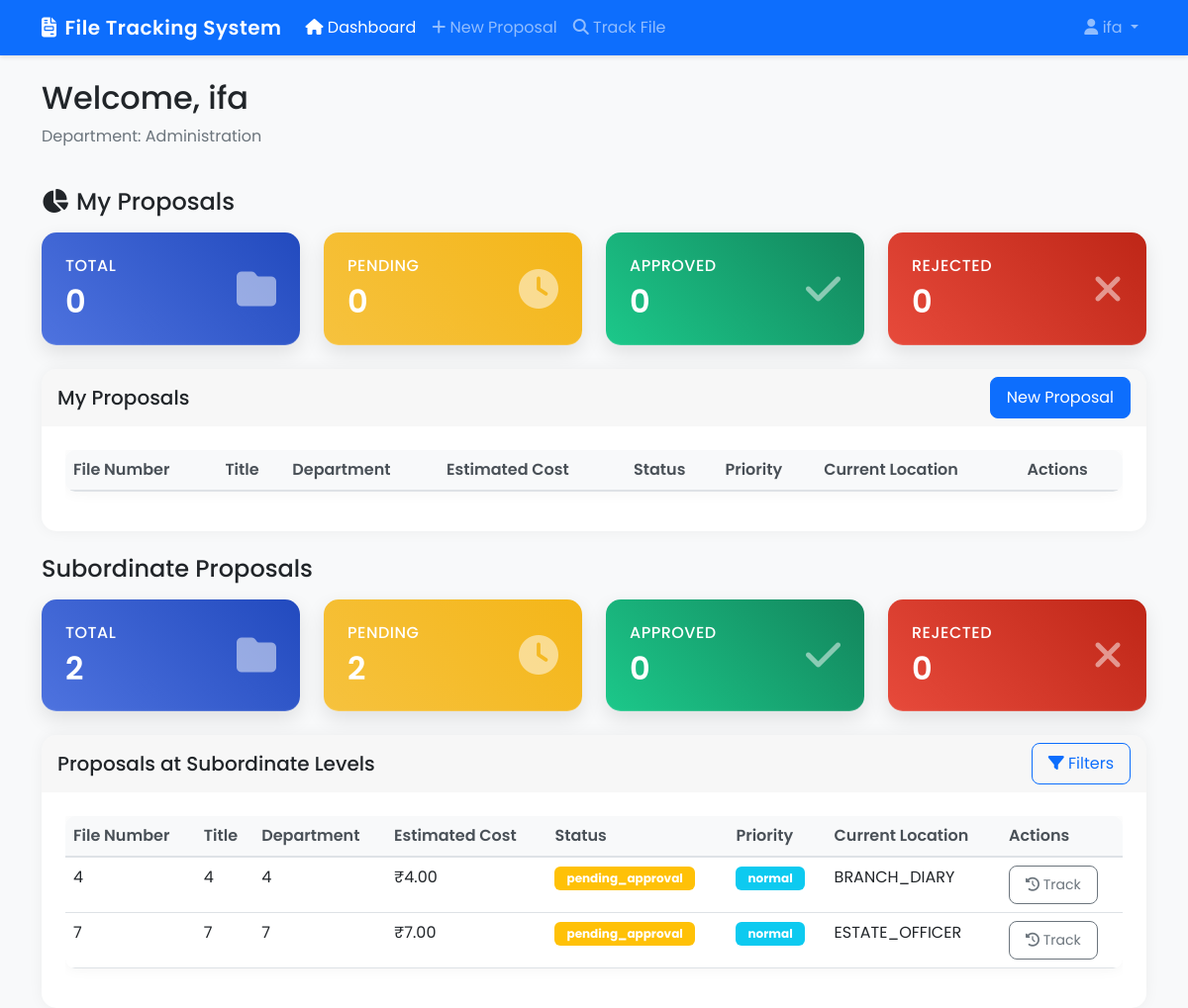
The page /dashboard (signed in) on the database as committed earlier.
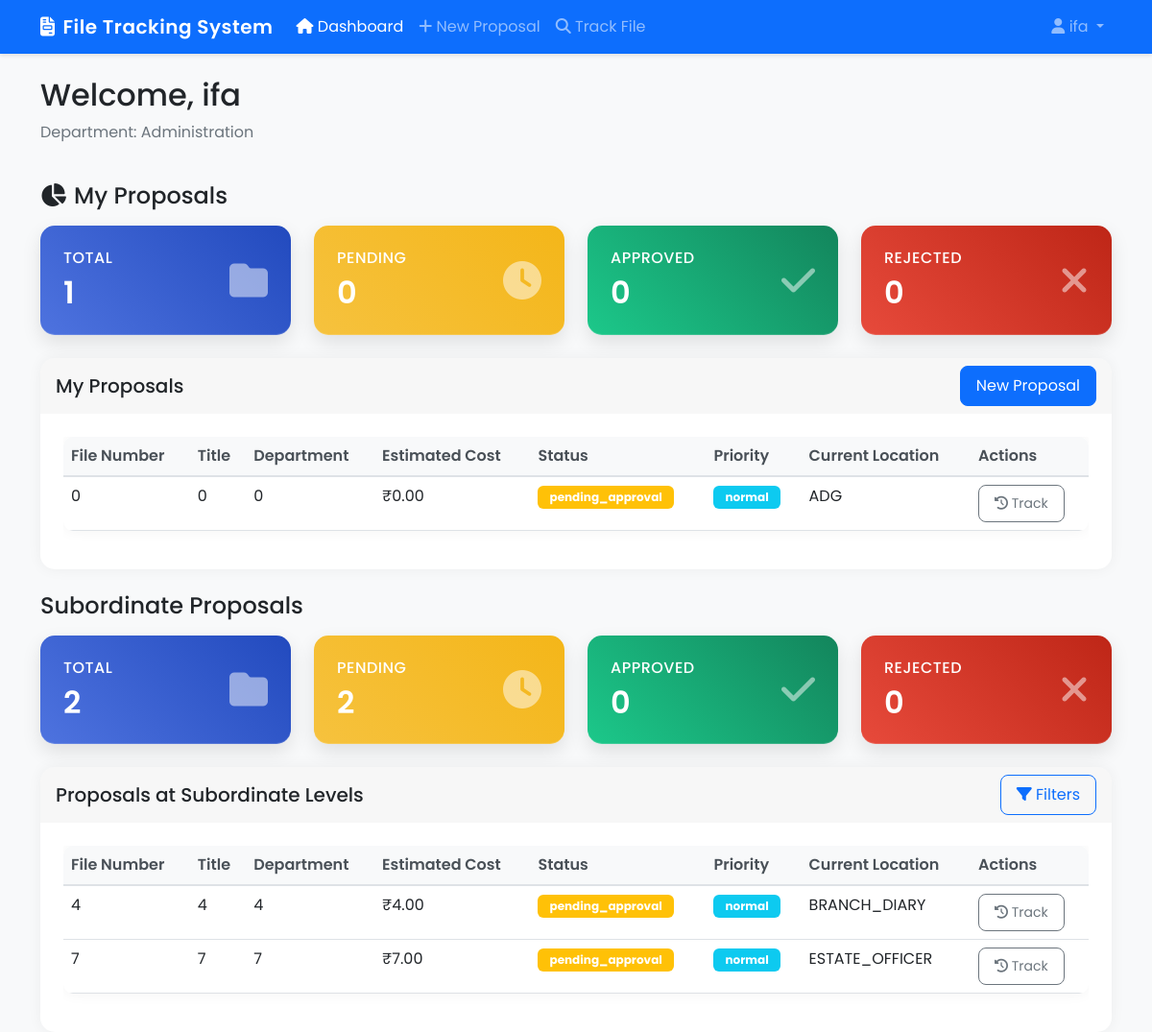
The same page on the database as committed later.
### app/models/proposal.py (models this page shows)
class Proposal(db.Model):
    __tablename__ = 'proposals'
    STATUS_PENDING = 'pending_approval'
    STATUS_APPROVED = 'approved'
    STATUS_REJECTED = 'rejected'
    id = db.Column(db.Integer, primary_key=True)
    file_number = db.Column(db.String(50), unique=True, nullable=False)
    title = db.Column(db.String(200), nullable=False)
    description = db.Column(db.Text)
    department = db.Column(db.String(100))
    estimated_cost = db.Column(db.Float)
    priority = db.Column(db.String(20))
    current_status = db.Column(db.String(50), default=STATUS_PENDING)
    current_location = db.Column(db.String(50))  # Role name of current handler
    originator_id = db.Column(db.Integer, db.ForeignKey('users.id'))
    created_at = db.Column(db.DateTime, default=datetime.utcnow)
    updated_at = db.Column(db.DateTime, default=datetime.utcnow, onupdate=datetime.utcnow)
    movements = db.relationship('FileMovement', backref='proposal', lazy=True)
    documents = db.relationship('Document', backref='proposal', lazy=True)
    originator = db.relationship('User', foreign_keys=[originator_id], backref='proposals')

### app/routes/main.py (the view)
@main_bp.route('/dashboard')
@login_required
def dashboard():
    subordinate_roles = get_subordinate_roles(current_user.role.name)
    print(f"Current Role: {current_user.role.name}")
    print(f"Subordinate Roles: {subordinate_roles}")
    direct_proposals = Proposal.query.filter(
        db.or_(
            Proposal.originator_id == current_user.id,
            Proposal.current_location == current_user.role.name
        )
    ).order_by(Proposal.updated_at.desc()).all()
    print(f"Direct Proposals: {len(direct_proposals)}")
    subordinate_proposals = []
    subordinate_counts = {}
    if subordinate_roles:
        subordinate_query = Proposal.query.filter(
            Proposal.current_location.in_(subordinate_roles)
        )
        print(f"Subordinate Query: {str(subordinate_query)}")
        subordinate_proposals = subordinate_query.order_by(
            Proposal.current_location,
            Proposal.updated_at.desc()
        ).all()
        print(f"Subordinate Proposals: {len(subordinate_proposals)}")
        for role in subordinate_roles:
            role_proposals = [p for p in subordinate_proposals if p.current_location == role]
            if role_proposals:
                subordinate_counts[role] = {
                    'total': len(role_proposals),
                    'pending': sum(1 for p in role_proposals if p.current_status == 'pending_approval'),
                    'approved': sum(1 for p in role_proposals if p.current_status == 'approved'),
                    'rejected': sum(1 for p in role_proposals if p.current_status == 'rejected')
                }
                print(f"Role {role} stats: {subordinate_counts[role]}")
    direct_total = len(direct_proposals)
    direct_pending = sum(1 for p in direct_proposals
                        if p.current_status == 'pending_approval'
                        and p.current_location == current_user.role.name)
    direct_approved = sum(1 for p in direct_proposals
                         if p.current_status == 'approved')
    direct_rejected = sum(1 for p in direct_proposals
                         if p.current_status == 'rejected')
    subordinate_total = len(subordinate_proposals)
    subordinate_pending = sum(1 for p in subordinate_proposals
                            if p.current_status == 'pending_approval')
    subordinate_approved = sum(1 for p in subordinate_proposals
                             if p.current_status == 'approved')
    subordinate_rejected = sum(1 for p in subordinate_proposals
                             if p.current_status == 'rejected')
    available_roles = [
        {'name': 'DG', 'title': 'Director General'},
        {'name': 'ADG', 'title': 'Additional Director General'},
        {'name': 'DIG', 'title': 'DIG (Works)'},
        {'name': 'SE', 'title': 'Superintending Engineer'},
        {'name': 'EE', 'title': 'Executive Engineer'},
        {'name': 'IFA', 'title': 'Internal Financial Advisor'},
        {'name': 'Budget_Officer', 'title': 'Budget Officer'},
        {'name': 'Estate_Officer', 'title': 'Estate Officer'},
        {'name': 'Branch_Diary', 'title': 'Branch Diary'}
    ]
    role_titles = {role['name']: role['title'] for role in available_roles}
    return render_template('dashboard.html',
                         direct_proposals=direct_proposals,
                         subordinate_proposals=subordinate_proposals,
                         direct_total=direct_total,
                         direct_pending=direct_pending,
                         direct_approved=direct_approved,
                         direct_rejected=direct_rejected,
                         subordinate_total=subordinate_total,
                         subordinate_pending=subordinate_pending,
                         subordinate_approved=subordinate_approved,
                         subordinate_rejected=subordinate_rejected,
                         subordinate_counts=subordinate_counts,
                         subordinate_roles=subordinate_roles,
                         available_roles=available_roles,
                         role_titles=role_titles)

### app/__init__.py (called while the page is built)
@login_manager.user_loader
def load_user(user_id):
    from app.models.user import User
    return User.query.get(int(user_id))

### app/utils/hierarchy.py (called while the page is built)
def get_subordinate_roles(role_name):
    if not role_name:
        return []
    subordinates = []
    role_name = role_name.upper()
    def get_subordinates(current_role):
        for role, superiors in ROLE_HIERARCHY.items():
            if current_role in superiors:
                subordinates.append(role)
                get_subordinates(role)
    get_subordinates(role_name)
    return subordinates

### app/templates/dashboard.html (shortened to what the changed rows need)
{% extends "base.html" %}
{% block content %}
<div class="container">
    <div class="row mb-4">
        <div class="col">
            <h2>Welcome, {{ current_user.username }}</h2>
        </div>
    </div>
    <div class="row mb-4">
        <div class="col-md-3">
            <div class="card bg-gradient-primary text-white">
                <div class="card-body">
                    <div class="d-flex justify-content-between align-items-center">
                        <div>
                            <h6 class="card-title mb-0">Total</h6>
                            <h2 class="mt-2 mb-0">{{ direct_total }}</h2>
                        </div>
                    </div>
                </div>
            </div>
        </div>
        <div class="col-md-3">
            <div class="card bg-gradient-warning text-white">
                <div class="card-body">
                    <div class="d-flex justify-content-between align-items-center">
                        <div>
                            <h2 class="mt-2 mb-0">{{ direct_pending }}</h2>
                        </div>
                    </div>
                </div>
            </div>
        </div>
        <div class="col-md-3">
            <div class="card bg-gradient-success text-white">
                <div class="card-body">
                    <div class="d-flex justify-content-between align-items-center">
                        <div>
                            <h2 class="mt-2 mb-0">{{ direct_approved }}</h2>
                        </div>
                    </div>
                </div>
            </div>
        </div>
        <div class="col-md-3">
            <div class="card bg-gradient-danger text-white">
                <div class="card-body">
                    <div class="d-flex justify-content-between align-items-center">
                        <div>
                            <h2 class="mt-2 mb-0">{{ direct_rejected }}</h2>
                        </div>
                    </div>
                </div>
            </div>
        </div>
    </div>
    <div class="card mb-4">
        <div class="card-body">
            {% include 'dashboard/_proposals_table.html' with context %}
        </div>
    </div>
    {% if subordinate_proposals %}
    <div class="row mb-4">
        <div class="col-md-3">
            <div class="card bg-gradient-primary text-white">
                <div class="card-body">
                    <div class="d-flex justify-content-between align-items-center">
                        <div>
                            <h2 class="mt-2 mb-0">{{ subordinate_total }}</h2>
                        </div>
                    </div>
                </div>
            </div>
        </div>
        <div class="col-md-3">
            <div class="card bg-gradient-warning text-white">
                <div class="card-body">
                    <div class="d-flex justify-content-between align-items-center">
                        <div>
                            <h2 class="mt-2 mb-0">{{ subordinate_pending }}</h2>
                        </div>
                    </div>
                </div>
            </div>
        </div>
        <div class="col-md-3">
            <div class="card bg-gradient-success text-white">
                <div class="card-body">
                    <div class="d-flex justify-content-between align-items-center">
                        <div>
                            <h2 class="mt-2 mb-0">{{ subordinate_approved }}</h2>
                        </div>
                    </div>
                </div>
            </div>
        </div>
        <div class="col-md-3">
            <div class="card bg-gradient-danger text-white">
                <div class="card-body">
                    <div class="d-flex justify-content-between align-items-center">
                        <div>
                            <h2 class="mt-2 mb-0">{{ subordinate_rejected }}</h2>
                        </div>
                    </div>
                </div>
            </div>
        </div>
    </div>
    <div class="card">
        <div class="card-body">
            <div class="table-responsive">
                <table class="table table-hover" id="subordinateTable">
                    <thead>
                        <tr>
                            <th>File Number</th>
                            <th>Title</th>
                            <th>Department</th>
                            <th>Estimated Cost</th>
                            <th>Status</th>
                            <th>Priority</th>
                            <th>Current Location</th>
                            <th>Actions</th>
                        </tr>
                    </thead>
                    <tbody>
                        {% for proposal in subordinate_proposals %}
                        <tr>
                            <td>{{ proposal.file_number }}</td>
                            <td>{{ proposal.title }}</td>
                            <td>{{ proposal.department }}</td>
                            <td>₹{{ "%.2f"|format(proposal.estimated_cost) }}</td>
                            <td>
                                <span class="badge bg-{{ 'success' if proposal.current_status == 'approved'
                                                    else 'danger' if proposal.current_status == 'rejected'
                                                    else 'warning' }}">
                                    {{ proposal.current_status }}
                                </span>
                            </td>
                            <td>
                                <span class="badge bg-{{ 'danger' if proposal.priority == 'urgent'
                                                    else 'warning' if proposal.priority == 'high'
                                                    else 'info' }}">
                                    {{ proposal.priority }}
                                </span>
                            </td>
                            <td>{{ proposal.current_location }}</td>
                            <td>
                                <a href="{{ url_for('main.track_file', file_number=proposal.file_number) }}"
                                   class="btn btn-sm btn-outline-secondary">
                                    <i class="fas fa-history"></i> Track
                                </a>
                            </td>
                        </tr>
                        {% endfor %}
                    </tbody>
                </table>
            </div>
        </div>
    </div>
    {% endif %}
</div>
{% endblock %}

### app/templates/dashboard/_proposals_table.html (shortened to what this page needs)
<div class="table-responsive">
    <table class="table table-hover">
        <thead>
            <tr>
                <th>File Number</th>
                <th>Title</th>
                <th>Department</th>
                <th>Estimated Cost</th>
                <th>Status</th>
                <th>Priority</th>
                <th>Current Location</th>
                <th>Actions</th>
            </tr>
        </thead>
        <tbody>
            {% for proposal in direct_proposals %}
            <tr>
                <td>{{ proposal.file_number }}</td>
                <td>{{ proposal.title }}</td>
                <td>{{ proposal.department }}</td>
                <td>₹{{ "%.2f"|format(proposal.estimated_cost) }}</td>
                <td>
                    <span class="badge bg-{{ 'success' if proposal.current_status == 'approved'
                                        else 'danger' if proposal.current_status == 'rejected'
                                        else 'warning' }}">
                        {{ proposal.current_status }}
                    </span>
                </td>
                <td>
                    <span class="badge bg-{{ 'danger' if proposal.priority == 'urgent'
                                        else 'warning' if proposal.priority == 'high'
                                        else 'info' }}">
                        {{ proposal.priority }}
                    </span>
                </td>
                <td>{{ proposal.current_location }}</td>
                <td>
                    <div class="btn-group">
                        <a href="{{ url_for('main.track_file', file_number=proposal.file_number) }}"
                           class="btn btn-sm btn-outline-secondary">
                            <i class="fas fa-history"></i> Track
                        </a>
                    </div>
                </td>
            </tr>
            {% endfor %}
        </tbody>
    </table>
</div>

Rows that differ between the two databases and show on the page:
added Proposal: file_number "0", title "0", department "0", estimated_cost "0.00", current_status "pending_approval", priority "normal", current_location "ADG", shown under "My Proposals"
Other text that changed with them:
{{ direct_total }}: "0" → "1"
